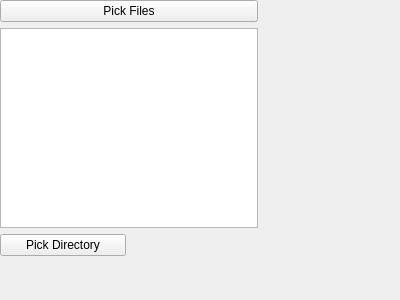
<?xml version="1.0" encoding="UTF-8"?>
<ui version="4.0">
 <class>FilesSelectionPage</class>
 <widget class="QWizardPage" name="FilesSelectionPage">
  <property name="geometry">
   <rect>
    <x>0</x>
    <y>0</y>
    <width>400</width>
    <height>300</height>
   </rect>
  </property>
  <property name="windowTitle">
   <string>WizardPage</string>
  </property>
  <widget class="QWidget" name="layoutWidget">
   <property name="geometry">
    <rect>
     <x>0</x>
     <y>0</y>
     <width>258</width>
     <height>256</height>
    </rect>
   </property>
   <layout class="QVBoxLayout" name="verticalLayout">
    <item>
     <widget class="QPushButton" name="pickFilesButton">
      <property name="text">
       <string>Pick Files</string>
      </property>
     </widget>
    </item>
    <item>
     <widget class="QListWidget" name="filePathsListWidget">
      <property name="selectionMode">
       <enum>QAbstractItemView::NoSelection</enum>
      </property>
     </widget>
    </item>
    <item>
     <layout class="QHBoxLayout" name="horizontalLayout">
      <item>
       <widget class="QPushButton" name="pickDirButton">
        <property name="text">
         <string>Pick Directory</string>
        </property>
       </widget>
      </item>
      <item>
       <widget class="QLabel" name="destDirLabel">
        <property name="text">
         <string/>
        </property>
       </widget>
      </item>
     </layout>
    </item>
   </layout>
  </widget>
 </widget>
 <resources/>
 <connections/>
</ui>
